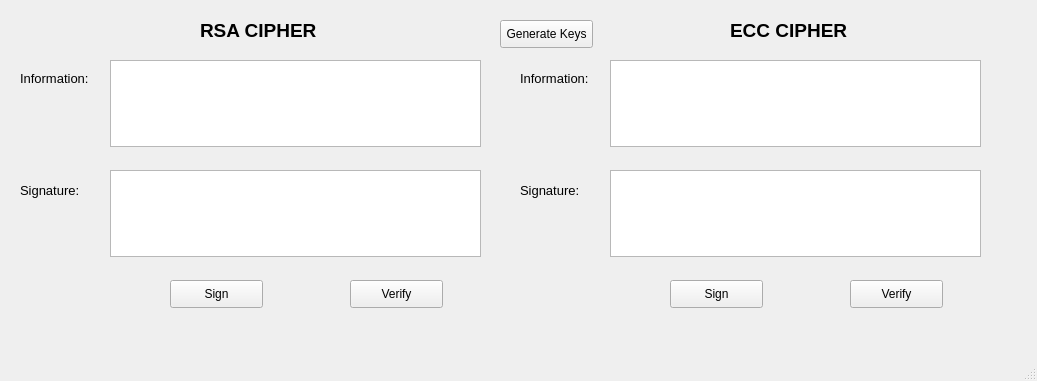
<?xml version="1.0" encoding="UTF-8"?>
<ui version="4.0">
 <class>MainWindow</class>
 <widget class="QMainWindow" name="MainWindow">
  <property name="geometry">
   <rect>
    <x>0</x>
    <y>0</y>
    <width>1037</width>
    <height>381</height>
   </rect>
  </property>
  <property name="windowTitle">
   <string>RSA_ECC Cipher</string>
  </property>
  <widget class="QWidget" name="centralwidget">
   <widget class="QPushButton" name="pushButton_3">
    <property name="geometry">
     <rect>
      <x>500</x>
      <y>20</y>
      <width>93</width>
      <height>28</height>
     </rect>
    </property>
    <property name="text">
     <string>Generate Keys</string>
    </property>
   </widget>
   <widget class="QPushButton" name="pushButton_5">
    <property name="geometry">
     <rect>
      <x>670</x>
      <y>280</y>
      <width>93</width>
      <height>28</height>
     </rect>
    </property>
    <property name="text">
     <string>Sign</string>
    </property>
   </widget>
   <widget class="QLabel" name="label_3">
    <property name="geometry">
     <rect>
      <x>520</x>
      <y>70</y>
      <width>91</width>
      <height>16</height>
     </rect>
    </property>
    <property name="font">
     <font>
      <family>Arial</family>
      <pointsize>10</pointsize>
     </font>
    </property>
    <property name="text">
     <string>Information:</string>
    </property>
   </widget>
   <widget class="QTextEdit" name="textEdit_4">
    <property name="geometry">
     <rect>
      <x>610</x>
      <y>60</y>
      <width>371</width>
      <height>87</height>
     </rect>
    </property>
   </widget>
   <widget class="QTextEdit" name="textEdit_3">
    <property name="geometry">
     <rect>
      <x>610</x>
      <y>170</y>
      <width>371</width>
      <height>87</height>
     </rect>
    </property>
   </widget>
   <widget class="QLabel" name="label">
    <property name="geometry">
     <rect>
      <x>200</x>
      <y>20</y>
      <width>151</width>
      <height>21</height>
     </rect>
    </property>
    <property name="font">
     <font>
      <family>Arial</family>
      <pointsize>14</pointsize>
      <weight>75</weight>
      <bold>true</bold>
     </font>
    </property>
    <property name="text">
     <string>RSA CIPHER</string>
    </property>
   </widget>
   <widget class="QPushButton" name="pushButton_4">
    <property name="geometry">
     <rect>
      <x>850</x>
      <y>280</y>
      <width>93</width>
      <height>28</height>
     </rect>
    </property>
    <property name="text">
     <string>Verify</string>
    </property>
   </widget>
   <widget class="QLabel" name="label_5">
    <property name="geometry">
     <rect>
      <x>520</x>
      <y>180</y>
      <width>91</width>
      <height>21</height>
     </rect>
    </property>
    <property name="font">
     <font>
      <family>Arial</family>
      <pointsize>10</pointsize>
     </font>
    </property>
    <property name="text">
     <string>Signature:</string>
    </property>
   </widget>
   <widget class="QPushButton" name="pushButton_6">
    <property name="geometry">
     <rect>
      <x>350</x>
      <y>280</y>
      <width>93</width>
      <height>28</height>
     </rect>
    </property>
    <property name="text">
     <string>Verify</string>
    </property>
   </widget>
   <widget class="QTextEdit" name="textEdit_5">
    <property name="geometry">
     <rect>
      <x>110</x>
      <y>170</y>
      <width>371</width>
      <height>87</height>
     </rect>
    </property>
   </widget>
   <widget class="QPushButton" name="pushButton_7">
    <property name="geometry">
     <rect>
      <x>170</x>
      <y>280</y>
      <width>93</width>
      <height>28</height>
     </rect>
    </property>
    <property name="text">
     <string>Sign</string>
    </property>
   </widget>
   <widget class="QLabel" name="label_6">
    <property name="geometry">
     <rect>
      <x>20</x>
      <y>180</y>
      <width>91</width>
      <height>21</height>
     </rect>
    </property>
    <property name="font">
     <font>
      <family>Arial</family>
      <pointsize>10</pointsize>
     </font>
    </property>
    <property name="text">
     <string>Signature:</string>
    </property>
   </widget>
   <widget class="QTextEdit" name="textEdit_6">
    <property name="geometry">
     <rect>
      <x>110</x>
      <y>60</y>
      <width>371</width>
      <height>87</height>
     </rect>
    </property>
   </widget>
   <widget class="QLabel" name="label_4">
    <property name="geometry">
     <rect>
      <x>20</x>
      <y>70</y>
      <width>91</width>
      <height>16</height>
     </rect>
    </property>
    <property name="font">
     <font>
      <family>Arial</family>
      <pointsize>10</pointsize>
     </font>
    </property>
    <property name="text">
     <string>Information:</string>
    </property>
   </widget>
   <widget class="QLabel" name="label_2">
    <property name="geometry">
     <rect>
      <x>730</x>
      <y>20</y>
      <width>151</width>
      <height>21</height>
     </rect>
    </property>
    <property name="font">
     <font>
      <family>Arial</family>
      <pointsize>14</pointsize>
      <weight>75</weight>
      <bold>true</bold>
     </font>
    </property>
    <property name="text">
     <string>ECC CIPHER</string>
    </property>
   </widget>
  </widget>
  <widget class="QMenuBar" name="menubar">
   <property name="geometry">
    <rect>
     <x>0</x>
     <y>0</y>
     <width>1037</width>
     <height>26</height>
    </rect>
   </property>
  </widget>
  <widget class="QStatusBar" name="statusbar"/>
 </widget>
 <resources/>
 <connections/>
</ui>
